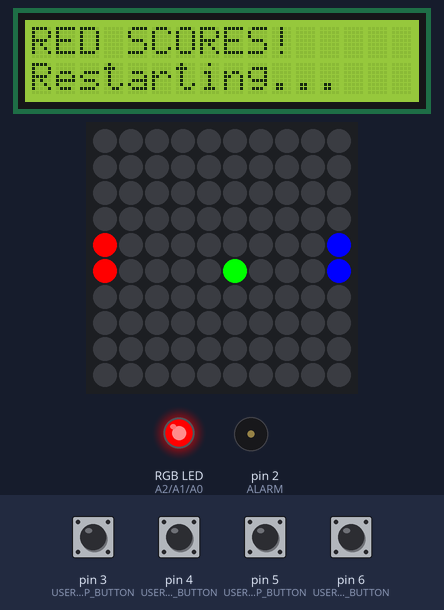
Recording of a sketch running on a simulated Arduino Uno, built with avr-gcc and run on an emulated ATmega328P. On the bench: 16×2 character LCD, 10×10 RGB LED matrix (first LED top left, wired row by row), an RGB LED mixed from three pins (HIGH = lit), buzzer (waves = sounding). Inputs (shaded band) come from the test bench; at power-on: pin 3 (USER1_UP_BUTTON), pin 4 (USER1_DOWN_BUTTON), pin 5 (USER2_UP_BUTTON), pin 6 (USER2_DOWN_BUTTON) LOW.

Above: at 1.2 s.
1.3 s: pin 3 (USER1_UP_BUTTON) pulled HIGH for 1 s
At 3.53 s:
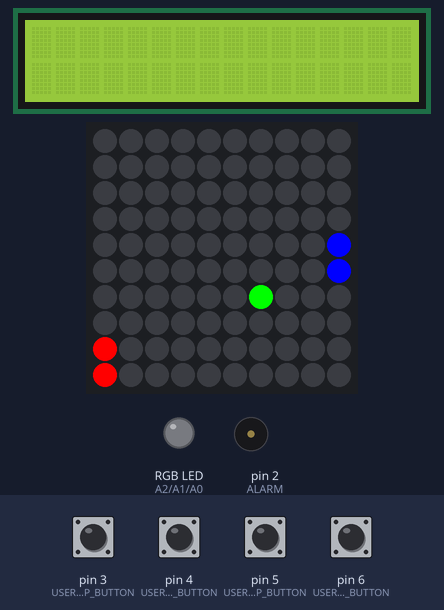
3.8 s: pin 4 (USER1_DOWN_BUTTON) pulled HIGH for 0.3 s
At 5.0 s:
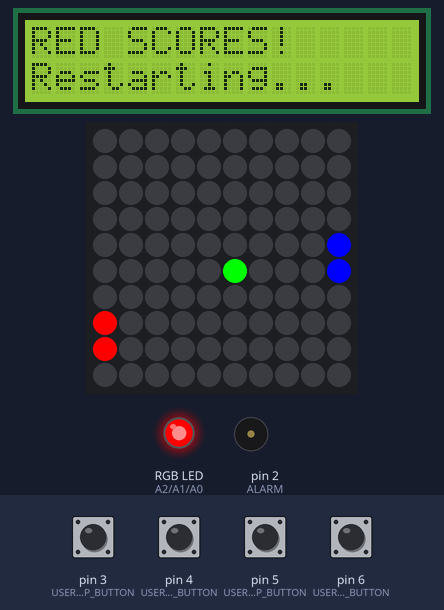
5.6 s: pin 5 (USER2_UP_BUTTON) pulled HIGH for 1 s
At 9.44 s:
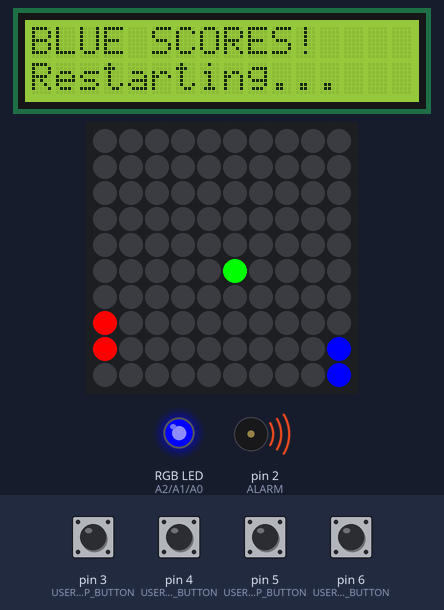
9.6 s: pin 6 (USER2_DOWN_BUTTON) pulled HIGH for 0.3 s
At 10.9 s:
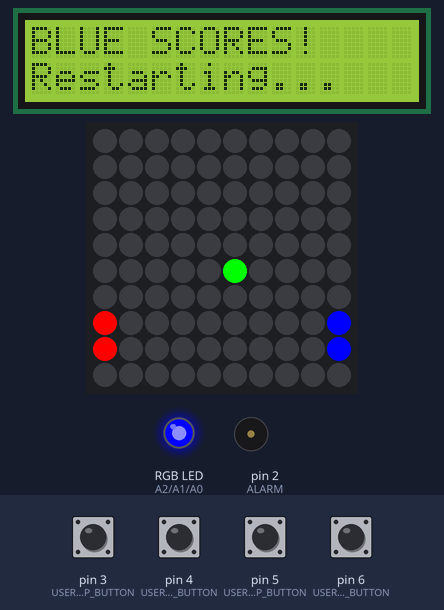
12.9 s: pin 3 (USER1_UP_BUTTON) pulled HIGH for 0.3 s
At 13.6 s:
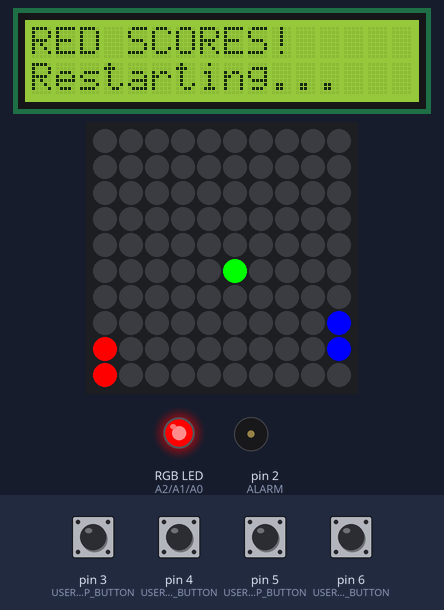
14.7 s: pin 4 (USER1_DOWN_BUTTON) pulled HIGH for 1 s
At 17.6 s:
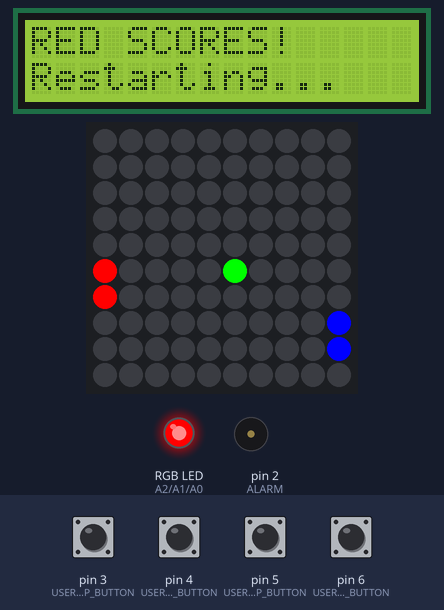
Timing chart, 0 to 18.2 s (numbered marks = the images above; inputs shaded):
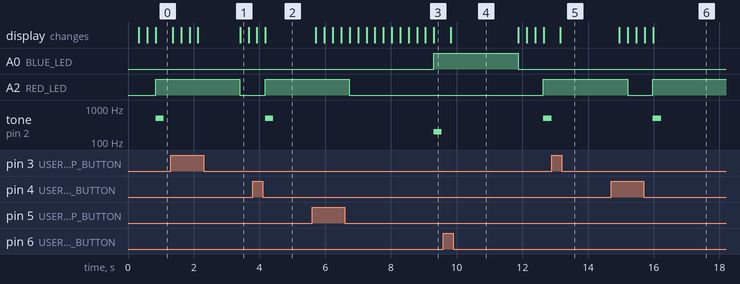

Measured:
- after the input at 3.8 s, A2 (RED_LED): LOW → HIGH after 0.38 s; tone on pin 2 (ALARM): silent → 500 Hz after 0.38 s, → silent 0.25 s later
- after the input at 5.6 s, A0 (BLUE_LED): LOW → HIGH after 3.7 s; A2 (RED_LED): goes on until 6.7 s, then stays LOW
- after the input at 9.6 s, A2 (RED_LED): LOW → HIGH after 3.0 s; tone on pin 2 (ALARM): silent → 500 Hz after 3.0 s, → silent 0.25 s later
- after the input at 14.7 s, A0 (BLUE_LED): stays LOW (without the input it goes to HIGH after 3.1 s)

The sketch:

20.ino
```cpp
//Libraries for the LCD, and NeoPixel
#include <LiquidCrystal.h>
#include <Adafruit_NeoPixel.h>

//PIN Constants
//LED pins
const int BLUE_LED = A0;
const int GREEN_LED = A1;
const int RED_LED = A2;

//Piezo pin
const int ALARM = 2;

//Movement buttons
const int USER1_UP_BUTTON = 3;
const int USER1_DOWN_BUTTON = 4;

const int USER2_UP_BUTTON = 5;
const int USER2_DOWN_BUTTON = 6;

//LCD pins
const int RS = 7;
const int E = 8;
const int DB4 = 9;
const int DB5 = 10;
const int DB6 = 11;
const int DB7 = 12;

//NeoPixel pin
const int NEOPIXEL = 13;

const int ROWS = 10;
const int COLUMNS = 10;
const int NUM_PIXELS = 100;

//2d matrix to represent the playing board
int matrix[10][10] = {
  {0,0,0,0,0,0,0,0,0,0},
  {0,0,0,0,0,0,0,0,0,0},
  {0,0,0,0,0,0,0,0,0,0},
  {0,0,0,0,0,0,0,0,0,0},
  {0,0,0,0,0,0,0,0,0,0},
  {0,0,0,0,0,0,0,0,0,0},
  {0,0,0,0,0,0,0,0,0,0},
  {0,0,0,0,0,0,0,0,0,0},
  {0,0,0,0,0,0,0,0,0,0},
  {0,0,0,0,0,0,0,0,0,0}
};

//Initializing the LCD and NeoPixel
LiquidCrystal lcd(RS, E, DB4, DB5, DB6, DB7);
//initializes with the number of pixels in the chain, the pin the input is coming from, and the color info
Adafruit_NeoPixel pixels = Adafruit_NeoPixel(NUM_PIXELS, NEOPIXEL, NEO_GRB + NEO_KHZ800);

//Variables for the bumpers and ball
int bumper1X = 0;
int bumper1Y1 = 4; //user 1 bumper starting location
int bumper1Y2 = 5;

int bumper2X = 9;
int bumper2Y1 = 4; //user 2 bumper starting location
int bumper2Y2 = 5;

int ballX = 5; //ball starting location
int ballY = 5;

int moveX = 1; //variables for increments of movement for both the bumpers and ball
int moveY = 1;

bool isActiveGame = true;
int activeGameBuffer = 0;

int pixelCounter = 0;

void setup()
{
  //Initializing pins
  pinMode(BLUE_LED, OUTPUT);
  pinMode(GREEN_LED, OUTPUT);
  pinMode(RED_LED, OUTPUT);

  pinMode(ALARM, OUTPUT);

  pinMode(USER1_UP_BUTTON, INPUT);
  pinMode(USER1_DOWN_BUTTON, INPUT);

  pinMode(USER2_UP_BUTTON, INPUT);
  pinMode(USER2_DOWN_BUTTON, INPUT);

  //Initializing LDC, NeoPixel and 7-segment
  //LCD
  lcd.begin(16, 2);
  //NeoPixel
  pixels.begin();
  pixels.setBrightness(255);

  //Initializing board
  //bumper 1
  matrix[bumper1Y1][bumper1X] = 1;
  matrix[bumper1Y2][bumper1X] = 1;
  //bumper 2
  matrix[bumper2Y1][bumper2X] = 2;
  matrix[bumper2Y2][bumper2X] = 2;
  //ball
  matrix[ballY][ballX] = 3;

  for (int i = 0; i < ROWS; i++) {
    for (int j = 0; j < COLUMNS; j++) {
      if (matrix[i][j] == 1) {
        pixels.setPixelColor(pixelCounter, pixels.Color(255, 0, 0));
      } else if (matrix[i][j] == 2) {
        pixels.setPixelColor(pixelCounter, pixels.Color(0, 0, 255));
      } else if (matrix[i][j] == 3) {
        pixels.setPixelColor(pixelCounter, pixels.Color(0, 255, 0));
      } else {
        pixels.setPixelColor(pixelCounter, pixels.Color(0, 0, 0));
      }
      pixelCounter++;
    }
  }
  pixels.show();

}

void loop()
{
  pixelCounter = 0;

  //Input from the buttons to move the bumpers
  //Pull DOWN resistors on the breadboard
  //RED UP AND DOWN
  if (digitalRead(USER1_UP_BUTTON)) {
    if (bumper1Y1 <= 9 && bumper1Y2 <= 8) {

      //updating matrix for ball comparisons to bounce
      matrix[bumper1Y1][bumper1X] = 0;
      matrix[bumper1Y2][bumper1X] = 0;

      bumper1Y1 += 1;
      bumper1Y2 += 1;

      matrix[bumper1Y1][bumper1X] = 1;
      matrix[bumper1Y2][bumper1X] = 1;
    }
  }
  if (digitalRead(USER1_DOWN_BUTTON)) {
    if (bumper1Y1 > 0 && bumper1Y2 > 1) {

      matrix[bumper1Y1][bumper1X] = 0;
      matrix[bumper1Y2][bumper1X] = 0;

      bumper1Y1 -= 1;
      bumper1Y2 -= 1;

      matrix[bumper1Y1][bumper1X] = 1;
      matrix[bumper1Y2][bumper1X] = 1;
    }
  }

  //BLUE UP AND DOWN
  if (digitalRead(USER2_UP_BUTTON)) {
    if (bumper2Y1 <= 9 && bumper2Y2 <= 8) {

      matrix[bumper2Y1][bumper2X] = 0;
      matrix[bumper2Y2][bumper2X] = 0;

      bumper2Y1 += 1;
      bumper2Y2 += 1;

      matrix[bumper2Y1][bumper2X] = 2;
      matrix[bumper2Y2][bumper2X] = 2;
    }
  }
  if (digitalRead(USER2_DOWN_BUTTON)) {
    if (bumper2Y1 > 0 && bumper2Y2 > 1) {

      matrix[bumper2Y1][bumper2X] = 0;
      matrix[bumper2Y2][bumper2X] = 0;

      bumper2Y1 -= 1;
      bumper2Y2 -= 1;

      matrix[bumper2Y1][bumper2X] = 2;
      matrix[bumper2Y2][bumper2X] = 2;
    }
  }

  //Moving the ball
  int tempX = ballX + moveX;
  int tempY = ballY + moveY;

  if(!isActiveGame) { //gives time by allowing loops to occur
    activeGameBuffer++; //still allows bumpers to be moved
  }
  if (activeGameBuffer >= 10) {
    activeGameBuffer = 0;
    lcd.clear();
    displayColor(0,0, 0);
    isActiveGame = true;
  } //restarts the game by setting it to true.

  //If the ball hits the top or bottom wall
  if (tempY <= 0 || tempY >= 9) {
    moveY = -moveY; //changes the direction of the ball
  }

  //If the ball hits the bumpers
  if (tempX == 0 || tempX == 9) {
    if (matrix[tempY][0] == 1 || matrix[tempY][9] == 2) {
      moveX = -moveX;
      tempX = ballX + moveX;
    } else {
      //reset the ball's position
      //display win message on lcd, play sound, and update LED to who won
      if (tempX == 0) {
        lcd.setCursor(0, 0);
        lcd.print("BLUE SCORES!");
        tone(ALARM, 200, 250);
        displayColor(0, 0, 255);
      } else if (tempX == 9) {
        lcd.setCursor(0, 0);
        lcd.print("RED SCORES! ");
        tone(ALARM, 500, 250);
        displayColor(255, 0, 0);
      }
      lcd.setCursor(0, 1);
      lcd.print("Restarting...");

      //then restart the game
      matrix[ballY][ballX] = 0;
      ballX = 5;
      ballY = 5;
      moveX = 1;
      moveY = 1;
      matrix[ballY][ballX] = 3;

      //delay ~2 seconds to allow players to be ready for the next game
      isActiveGame = false;
    }
  }

  if (isActiveGame) { //controls movement of the ball while the game is active
    matrix[ballY][ballX] = 0;

    ballX = tempX;
    ballY = tempY;

    matrix[ballY][ballX] = 3;
  }

  //updates the pixels every loop to display accurate information
  for (int i = 0; i < ROWS; i++) {
    for (int j = 0; j < COLUMNS; j++) {
      if (matrix[i][j] == 1) {
        pixels.setPixelColor(pixelCounter, pixels.Color(255, 0, 0));
      } else if (matrix[i][j] == 2) {
        pixels.setPixelColor(pixelCounter, pixels.Color(0, 0, 255));
      } else if (matrix[i][j] == 3) {
        pixels.setPixelColor(pixelCounter, pixels.Color(0, 255, 0));
      } else {
        pixels.setPixelColor(pixelCounter, pixels.Color(0, 0, 0));
      }
      pixelCounter++;
    }
  }
  pixels.show();

  delay(250);
}

//helper method for coloring the RGB LED
void displayColor(int r, int g, int b) {
  analogWrite(RED_LED, r);
  analogWrite(GREEN_LED, g);
  analogWrite(BLUE_LED, b);
}
```
